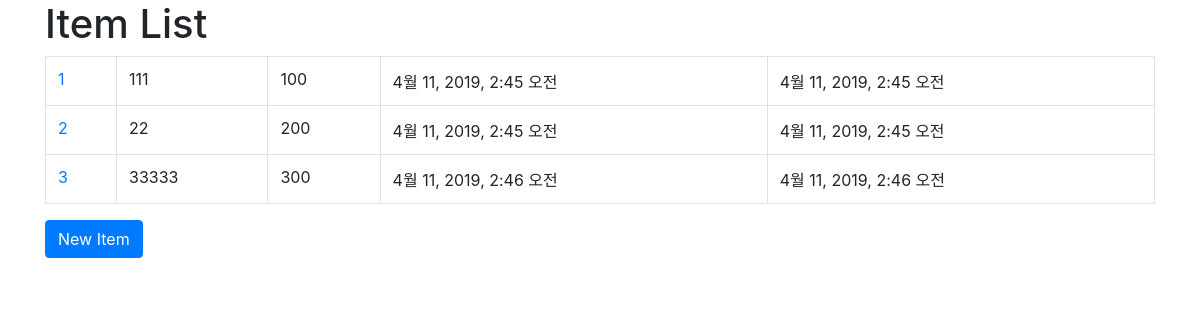
The app's page /shop/ with its own data.
### shop/models.py (models this page shows)
class Item(models.Model):
    name = models.CharField(max_length=100)
    desc = models.TextField()
    price = models.PositiveIntegerField()
    created_at = models.DateTimeField(auto_now_add=True)
    updated_at = models.DateTimeField(auto_now=True)

### shop/views.py (the view)
# urls.py: path('', item_list),
def item_list(request):
    qs = Item.objects.all()
    return render(request, 'shop/item_list.html', {
        'item_list': qs,
    })

### shop/templates/shop/item_list.html
<link rel="stylesheet" href="https://stackpath.bootstrapcdn.com/bootstrap/4.3.1/css/bootstrap.min.css" />
<div class="container">
    <div class="row">
        <div class="col-sm-12">
            <h1>Item List</h1>
            <table class="table table-bordered table-hover">
            {% for item in item_list %}
                <tr>
                    <td>
                        <a href="/shop/{{ item.pk }}/">
                            {{ item.name }}
                        </a>
                    </td>
                    <td>{{ item.desc }}</td>
                    <td>{{ item.price }}</td>
                    <td>{{ item.created_at }}</td>
                    <td>{{ item.updated_at }}</td>
                </tr>
            {% endfor %}
            </table>
            <a href="#" class="btn btn-primary">New Item</a>
        </div>
    </div>
</div>

### records on screen
Item: name "1", desc "111", price "100", created_at "4월 11, 2019, 2:45 오전", updated_at "4월 11, 2019, 2:45 오전"
Item: name "2", desc "22", price "200", created_at "4월 11, 2019, 2:45 오전", updated_at "4월 11, 2019, 2:45 오전"
Item: name "3", desc "33333", price "300", created_at "4월 11, 2019, 2:46 오전", updated_at "4월 11, 2019, 2:46 오전"
